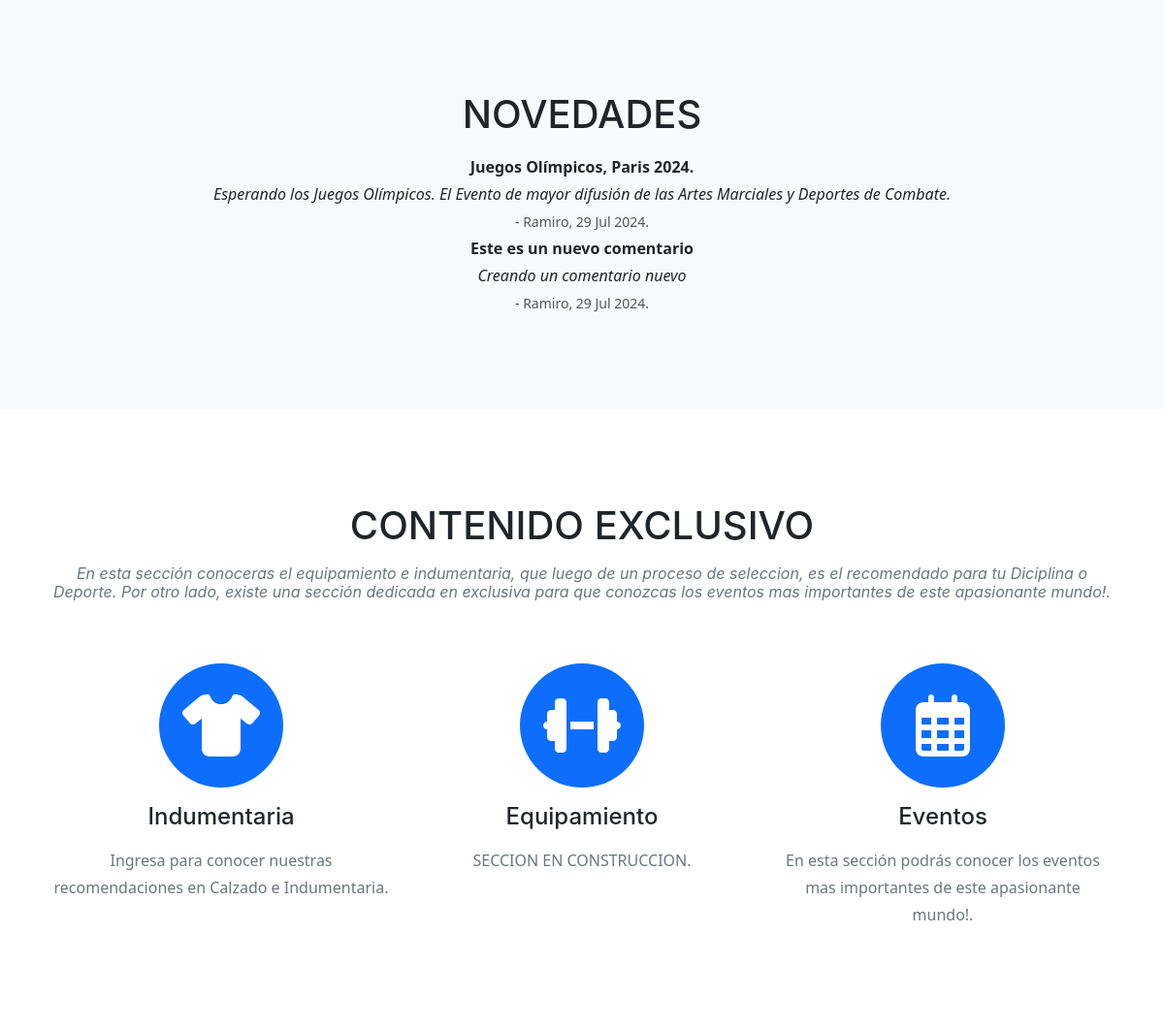
Before: / (middle part) with the older database file.
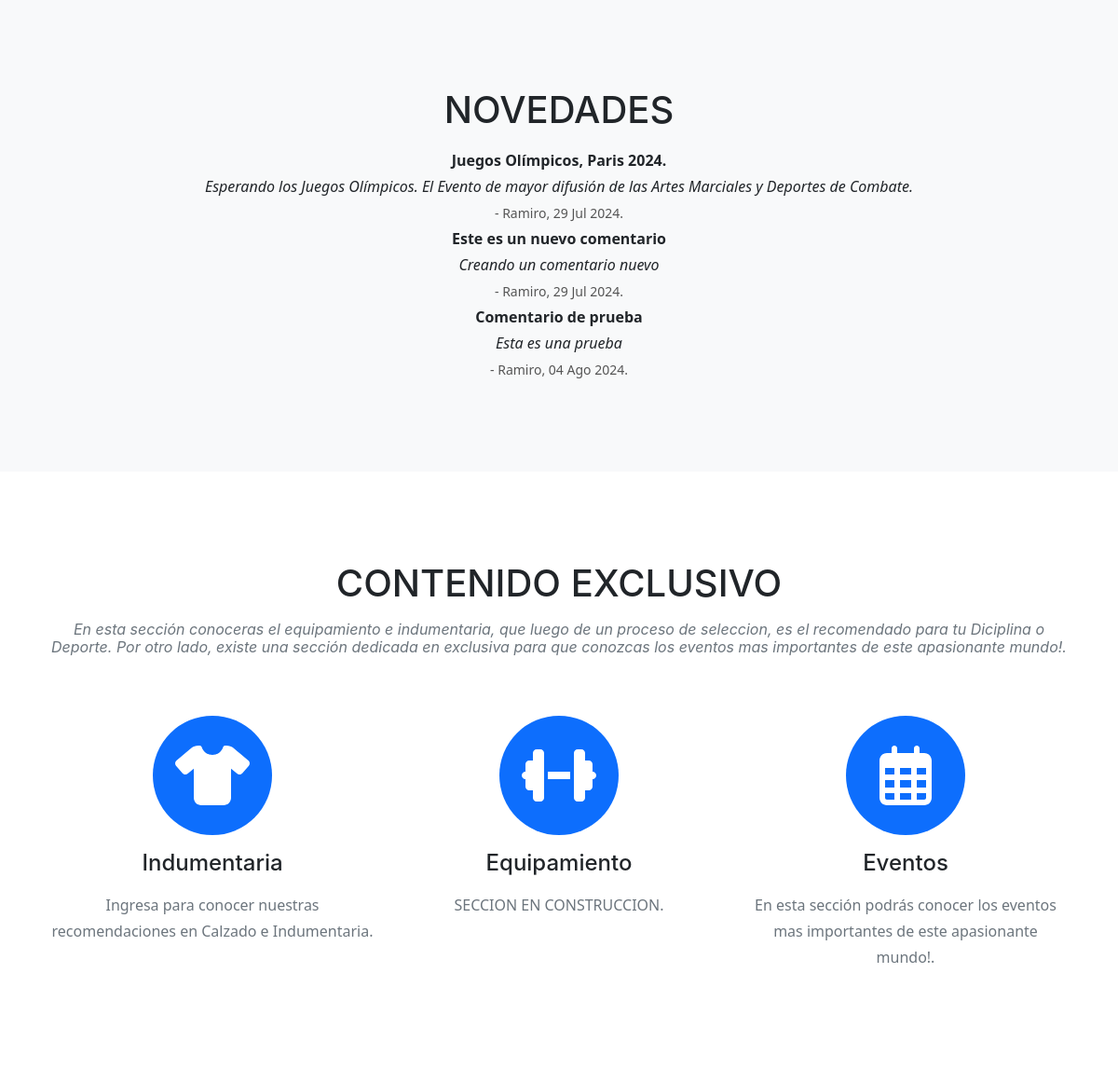
After: the same page with the newer database file.
### coder_app/models.py (models this page shows, shortened)
class Comentario(models.Model):
    usuario = models.ForeignKey(User, on_delete=models.CASCADE)
    title = models.CharField(max_length=255, blank=True)
    contenido = models.TextField()
    fecha_publicacion = models.DateTimeField(auto_now_add=True)

### coder_app/views.py (the view)
# urls.py: path('', views.index, name='index'),
def index(request):
    comentarios = Comentario.objects.all()
    return render(request, 'index.html', {'comentarios': comentarios})

### coder_app/templates/index.html (shortened to what this page needs)
{% load l10n %}
{% load static %}
<!DOCTYPE html>
<html lang="en">
<head>
    <link href="https://cdn.jsdelivr.net/npm/bootstrap-icons@1.5.0/font/bootstrap-icons.css" rel="stylesheet" type="text/css" />
    <link href="{% static '\coder_app\css\styles.css' %}" rel="stylesheet" />
</head>
<body id="page-top">
    <section class="page-section bg-light" id="comments">
        <div class="container">
            <div class="text-center">
                <h2 class="section-heading text-uppercase">Novedades</h2>
                <div id="listar_comentarios">
                    {% if comentarios %}
                        {% for comentario in comentarios %}
                            <div class="comment">
                                <p><strong>{{ comentario.title }}</strong></p>
                                <p class="comment-content">{{ comentario.contenido }}</p>
                                <p><small> - {{ comentario.usuario.first_name }}, {{ comentario.fecha_publicacion|date:"d M Y" }}.</small></p>
                            </div>
                        {% endfor %}
                    {% else %}
                        <p>No hay comentarios aún.</p>
                    {% endif %}
                </div>
            </div>
        </div>
    </section>
    <section class="page-section" id="secciones">
        <div class="container">
            <div class="text-center">
        <div class="container">
            <div class="text-center">
                <h2 class="section-heading text-uppercase">Contenido Exclusivo</h2>
                <h3 class="section-subheading text-muted">En esta sección conoceras el equipamiento e indumentaria, que luego de un proceso de seleccion, es el recomendado para tu Diciplina o Deporte.
                Por otro lado, existe una sección dedicada en exclusiva para que conozcas los eventos mas importantes de este apasionante mundo!.</h3>
            </div>
        <div class="row text-center">
            <div class="col-md-4">
                <a href="{% url 'indumentaria' %}">
                    <span class="fa-stack fa-4x">
                        <i class="fas fa-circle fa-stack-2x text-primary"></i>
                        <i class="fas fa-tshirt fa-stack-1x fa-inverse"></i>
                    </span>
                </a>
                <h4 class="my-3">Indumentaria</h4>
                <p class="text-muted">Ingresa para conocer nuestras recomendaciones en Calzado e Indumentaria.</p>
            </div>
            <div class="col-md-4">
                <a href="#">
                    <span class="fa-stack fa-4x">
                        <i class="fas fa-circle fa-stack-2x text-primary"></i>
                        <i class="fas fa-dumbbell fa-stack-1x fa-inverse"></i>
                    </span>
                </a>
                <h4 class="my-3">Equipamiento</h4>
                    <p class="text-muted">SECCION EN CONSTRUCCION.</p>
            </div>
                <div class="col-md-4">
                    <a href="{% url 'eventos' %}">
                        <span class="fa-stack fa-4x">
                            <i class="fas fa-circle fa-stack-2x text-primary"></i>
                            <i class="far fa-calendar-alt fa-stack-1x fa-inverse"></i>
                        </span>
                    </a>
                    <h4 class="my-3">Eventos</h4>
                    <p class="text-muted">En esta sección podrás conocer los eventos mas importantes de este apasionante mundo!.</p>
                </div>
            </div>
        </div>
    </section>
</html>

Changed rows visible on the page:
added Comentario: title "Comentario de prueba", contenido "Esta es una prueba", usuario.first_name "Ramiro", fecha_publicacion "04 Ago 2024"
